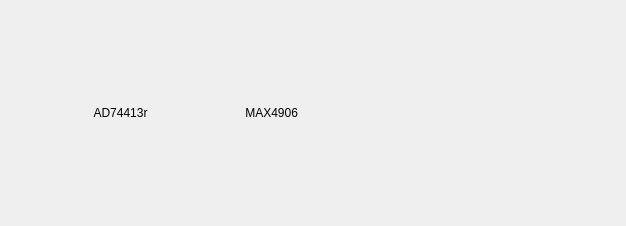
<?xml version="1.0" encoding="UTF-8"?>
<ui version="4.0">
 <class>ConfigMenu</class>
 <widget class="QWidget" name="ConfigMenu">
  <property name="geometry">
   <rect>
    <x>0</x>
    <y>0</y>
    <width>626</width>
    <height>226</height>
   </rect>
  </property>
  <property name="windowTitle">
   <string>Form</string>
  </property>
  <layout class="QVBoxLayout" name="verticalLayout_2">
   <item>
    <layout class="QGridLayout" name="gridLayout" rowstretch="1,5">
     <item row="1" column="0">
      <layout class="QVBoxLayout" name="verticalLayout">
       <property name="spacing">
        <number>5</number>
       </property>
       <property name="sizeConstraint">
        <enum>QLayout::SetDefaultConstraint</enum>
       </property>
       <property name="bottomMargin">
        <number>0</number>
       </property>
      </layout>
     </item>
     <item row="0" column="0">
      <layout class="QHBoxLayout" name="horizontalLayout" stretch="2,2,1,1">
       <property name="spacing">
        <number>5</number>
       </property>
       <item>
        <widget class="QLabel" name="label_3">
         <property name="text">
          <string>                         AD74413r</string>
         </property>
        </widget>
       </item>
       <item>
        <widget class="QLabel" name="label_2">
         <property name="text">
          <string>          MAX4906</string>
         </property>
        </widget>
       </item>
       <item>
        <widget class="QLabel" name="label">
         <property name="text">
          <string/>
         </property>
        </widget>
       </item>
       <item>
        <widget class="QLabel" name="label_4">
         <property name="text">
          <string/>
         </property>
        </widget>
       </item>
      </layout>
     </item>
    </layout>
   </item>
  </layout>
 </widget>
 <resources/>
 <connections/>
</ui>
